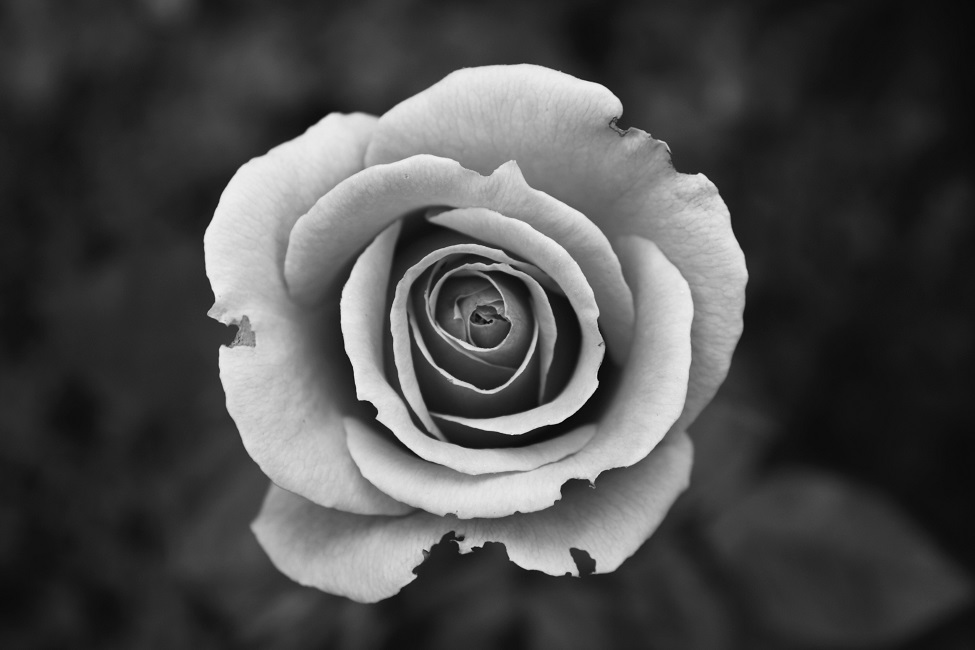
#> input picture 2023.08.28/Image_Negative/rose.jpg, 975 x 650 px, found by its file name
$ python Image_Negative.py
#> lines starting #> are read from the running program, lines starting #| are printed output that depends on the picture
import cv2
import numpy as np

img_input = cv2.imread(r'C:\Users\RISHABH\Downloads\rose.jpg', 0)
#> img_input is the input picture: shape (650, 975); min 0, max 243, mean 76.3


img_output = 255 - img_input
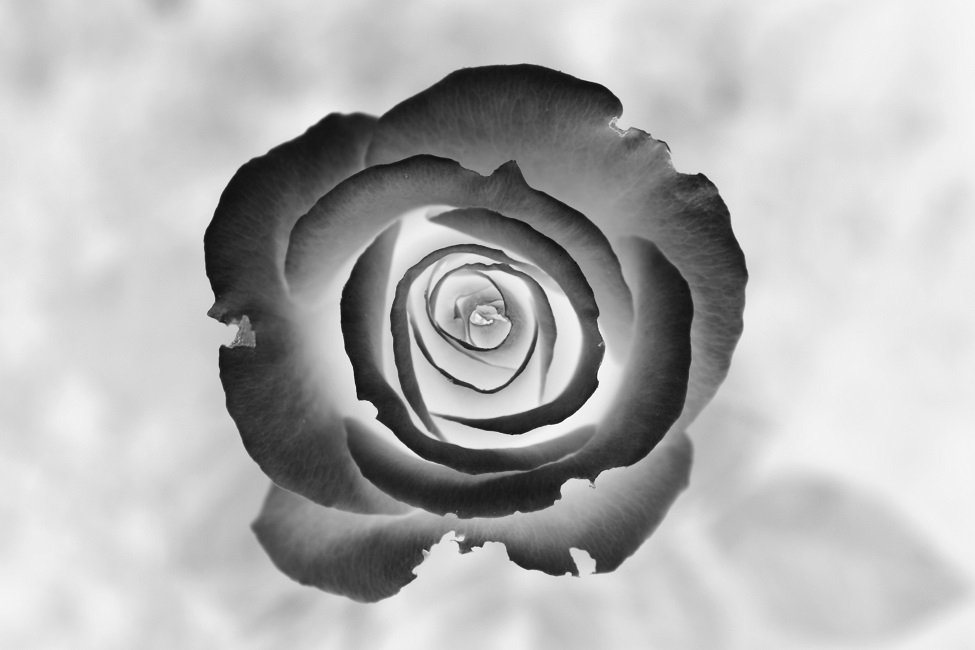
#> img_output: shape (650, 975); min 12, max 255, mean 178.7

cv2.imshow('input', img_input)
cv2.imshow('negative', img_output)

key = cv2.waitKey(0)
#> (key Esc is pressed here)

if key == 27:
    cv2.destroyAllWindows()

elif key == ord('s'):
    cv2.imwrite('negative.png', img_output)

cv2.destroyAllWindows()
